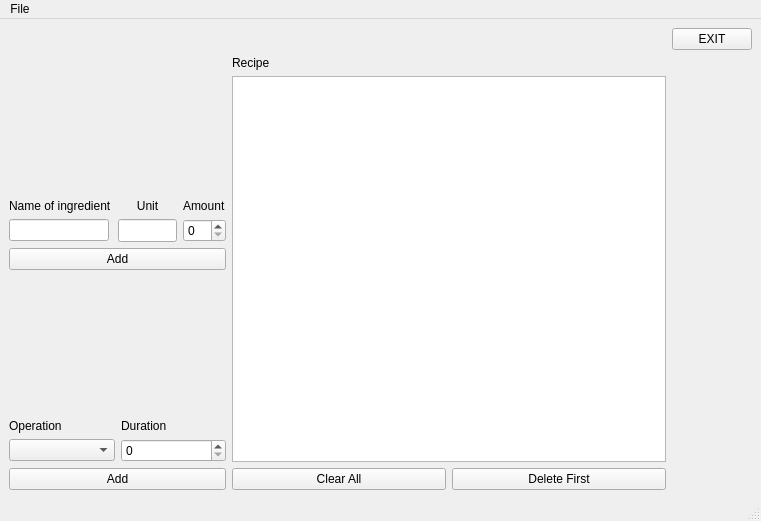
<?xml version="1.0" encoding="UTF-8"?>
<ui version="4.0">
 <class>MainWindow</class>
 <widget class="QMainWindow" name="MainWindow">
  <property name="geometry">
   <rect>
    <x>0</x>
    <y>0</y>
    <width>761</width>
    <height>521</height>
   </rect>
  </property>
  <property name="minimumSize">
   <size>
    <width>683</width>
    <height>424</height>
   </size>
  </property>
  <property name="windowTitle">
   <string>MainWindow</string>
  </property>
  <widget class="QWidget" name="centralwidget">
   <layout class="QGridLayout" name="gridLayout_4" columnstretch="1,2,0">
    <item row="0" column="2">
     <widget class="QPushButton" name="pushButton">
      <property name="styleSheet">
       <string notr="true"/>
      </property>
      <property name="text">
       <string>EXIT</string>
      </property>
     </widget>
    </item>
    <item row="1" column="0">
     <layout class="QGridLayout" name="gridLayout_3">
      <item row="0" column="0">
       <layout class="QVBoxLayout" name="verticalLayout">
        <item>
         <layout class="QGridLayout" name="gridLayout">
          <item row="1" column="0">
           <widget class="QLineEdit" name="NameIng">
            <property name="sizePolicy">
             <sizepolicy hsizetype="Preferred" vsizetype="Fixed">
              <horstretch>0</horstretch>
              <verstretch>0</verstretch>
             </sizepolicy>
            </property>
            <property name="maximumSize">
             <size>
              <width>100</width>
              <height>16777215</height>
             </size>
            </property>
           </widget>
          </item>
          <item row="1" column="2">
           <widget class="QSpinBox" name="Amount"/>
          </item>
          <item row="0" column="1">
           <widget class="QLabel" name="label_2">
            <property name="text">
             <string>Unit</string>
            </property>
            <property name="alignment">
             <set>Qt::AlignBottom|Qt::AlignHCenter</set>
            </property>
           </widget>
          </item>
          <item row="0" column="2">
           <widget class="QLabel" name="label_3">
            <property name="text">
             <string>Amount</string>
            </property>
            <property name="alignment">
             <set>Qt::AlignBottom|Qt::AlignLeading|Qt::AlignLeft</set>
            </property>
           </widget>
          </item>
          <item row="0" column="0">
           <widget class="QLabel" name="label">
            <property name="text">
             <string>Name of ingredient</string>
            </property>
            <property name="alignment">
             <set>Qt::AlignBottom|Qt::AlignLeading|Qt::AlignLeft</set>
            </property>
           </widget>
          </item>
          <item row="1" column="1">
           <widget class="QLineEdit" name="Unit">
            <property name="sizePolicy">
             <sizepolicy hsizetype="Preferred" vsizetype="Fixed">
              <horstretch>0</horstretch>
              <verstretch>0</verstretch>
             </sizepolicy>
            </property>
            <property name="maximumSize">
             <size>
              <width>100</width>
              <height>100</height>
             </size>
            </property>
           </widget>
          </item>
         </layout>
        </item>
        <item>
         <widget class="QPushButton" name="AddIngredient">
          <property name="palette">
           <palette>
            <active>
             <colorrole role="Button">
              <brush brushstyle="SolidPattern">
               <color alpha="255">
                <red>170</red>
                <green>170</green>
                <blue>255</blue>
               </color>
              </brush>
             </colorrole>
             <colorrole role="Midlight">
              <brush brushstyle="SolidPattern">
               <color alpha="255">
                <red>212</red>
                <green>212</green>
                <blue>255</blue>
               </color>
              </brush>
             </colorrole>
             <colorrole role="Dark">
              <brush brushstyle="SolidPattern">
               <color alpha="255">
                <red>85</red>
                <green>85</green>
                <blue>127</blue>
               </color>
              </brush>
             </colorrole>
             <colorrole role="Mid">
              <brush brushstyle="SolidPattern">
               <color alpha="255">
                <red>113</red>
                <green>113</green>
                <blue>170</blue>
               </color>
              </brush>
             </colorrole>
             <colorrole role="Window">
              <brush brushstyle="SolidPattern">
               <color alpha="255">
                <red>170</red>
                <green>170</green>
                <blue>255</blue>
               </color>
              </brush>
             </colorrole>
             <colorrole role="Shadow">
              <brush brushstyle="SolidPattern">
               <color alpha="255">
                <red>0</red>
                <green>0</green>
                <blue>0</blue>
               </color>
              </brush>
             </colorrole>
             <colorrole role="AlternateBase">
              <brush brushstyle="SolidPattern">
               <color alpha="255">
                <red>212</red>
                <green>212</green>
                <blue>255</blue>
               </color>
              </brush>
             </colorrole>
            </active>
            <inactive>
             <colorrole role="Button">
              <brush brushstyle="SolidPattern">
               <color alpha="255">
                <red>240</red>
                <green>240</green>
                <blue>240</blue>
               </color>
              </brush>
             </colorrole>
             <colorrole role="Midlight">
              <brush brushstyle="SolidPattern">
               <color alpha="255">
                <red>227</red>
                <green>227</green>
                <blue>227</blue>
               </color>
              </brush>
             </colorrole>
             <colorrole role="Dark">
              <brush brushstyle="SolidPattern">
               <color alpha="255">
                <red>160</red>
                <green>160</green>
                <blue>160</blue>
               </color>
              </brush>
             </colorrole>
             <colorrole role="Mid">
              <brush brushstyle="SolidPattern">
               <color alpha="255">
                <red>160</red>
                <green>160</green>
                <blue>160</blue>
               </color>
              </brush>
             </colorrole>
             <colorrole role="Window">
              <brush brushstyle="SolidPattern">
               <color alpha="255">
                <red>240</red>
                <green>240</green>
                <blue>240</blue>
               </color>
              </brush>
             </colorrole>
             <colorrole role="Shadow">
              <brush brushstyle="SolidPattern">
               <color alpha="255">
                <red>105</red>
                <green>105</green>
                <blue>105</blue>
               </color>
              </brush>
             </colorrole>
             <colorrole role="AlternateBase">
              <brush brushstyle="SolidPattern">
               <color alpha="255">
                <red>233</red>
                <green>231</green>
                <blue>227</blue>
               </color>
              </brush>
             </colorrole>
            </inactive>
            <disabled>
             <colorrole role="Button">
              <brush brushstyle="SolidPattern">
               <color alpha="255">
                <red>170</red>
                <green>170</green>
                <blue>255</blue>
               </color>
              </brush>
             </colorrole>
             <colorrole role="Midlight">
              <brush brushstyle="SolidPattern">
               <color alpha="255">
                <red>212</red>
                <green>212</green>
                <blue>255</blue>
               </color>
              </brush>
             </colorrole>
             <colorrole role="Dark">
              <brush brushstyle="SolidPattern">
               <color alpha="255">
                <red>85</red>
                <green>85</green>
                <blue>127</blue>
               </color>
              </brush>
             </colorrole>
             <colorrole role="Mid">
              <brush brushstyle="SolidPattern">
               <color alpha="255">
                <red>113</red>
                <green>113</green>
                <blue>170</blue>
               </color>
              </brush>
             </colorrole>
             <colorrole role="Window">
              <brush brushstyle="SolidPattern">
               <color alpha="255">
                <red>170</red>
                <green>170</green>
                <blue>255</blue>
               </color>
              </brush>
             </colorrole>
             <colorrole role="Shadow">
              <brush brushstyle="SolidPattern">
               <color alpha="255">
                <red>0</red>
                <green>0</green>
                <blue>0</blue>
               </color>
              </brush>
             </colorrole>
             <colorrole role="AlternateBase">
              <brush brushstyle="SolidPattern">
               <color alpha="255">
                <red>247</red>
                <green>247</green>
                <blue>247</blue>
               </color>
              </brush>
             </colorrole>
            </disabled>
           </palette>
          </property>
          <property name="styleSheet">
           <string notr="true"/>
          </property>
          <property name="text">
           <string>Add</string>
          </property>
          <property name="autoDefault">
           <bool>false</bool>
          </property>
          <property name="default">
           <bool>false</bool>
          </property>
          <property name="flat">
           <bool>false</bool>
          </property>
         </widget>
        </item>
       </layout>
      </item>
      <item row="1" column="0">
       <layout class="QVBoxLayout" name="verticalLayout_2">
        <item>
         <layout class="QGridLayout" name="gridLayout_2">
          <item row="0" column="0">
           <widget class="QLabel" name="label_4">
            <property name="text">
             <string>Operation</string>
            </property>
            <property name="alignment">
             <set>Qt::AlignBottom|Qt::AlignLeading|Qt::AlignLeft</set>
            </property>
           </widget>
          </item>
          <item row="0" column="1">
           <widget class="QLabel" name="label_6">
            <property name="text">
             <string>Duration</string>
            </property>
            <property name="alignment">
             <set>Qt::AlignBottom|Qt::AlignLeading|Qt::AlignLeft</set>
            </property>
           </widget>
          </item>
          <item row="1" column="1">
           <widget class="QSpinBox" name="Duration"/>
          </item>
          <item row="1" column="0">
           <widget class="QComboBox" name="Operation">
            <item>
             <property name="text">
              <string/>
             </property>
            </item>
            <item>
             <property name="text">
              <string>pack</string>
             </property>
            </item>
            <item>
             <property name="text">
              <string>fry</string>
             </property>
            </item>
            <item>
             <property name="text">
              <string>put</string>
             </property>
            </item>
            <item>
             <property name="text">
              <string>cut</string>
             </property>
            </item>
           </widget>
          </item>
         </layout>
        </item>
        <item>
         <widget class="QPushButton" name="AddOperation">
          <property name="palette">
           <palette>
            <active>
             <colorrole role="Button">
              <brush brushstyle="SolidPattern">
               <color alpha="255">
                <red>170</red>
                <green>170</green>
                <blue>255</blue>
               </color>
              </brush>
             </colorrole>
             <colorrole role="Midlight">
              <brush brushstyle="SolidPattern">
               <color alpha="255">
                <red>212</red>
                <green>212</green>
                <blue>255</blue>
               </color>
              </brush>
             </colorrole>
             <colorrole role="Dark">
              <brush brushstyle="SolidPattern">
               <color alpha="255">
                <red>85</red>
                <green>85</green>
                <blue>127</blue>
               </color>
              </brush>
             </colorrole>
             <colorrole role="Mid">
              <brush brushstyle="SolidPattern">
               <color alpha="255">
                <red>113</red>
                <green>113</green>
                <blue>170</blue>
               </color>
              </brush>
             </colorrole>
             <colorrole role="Window">
              <brush brushstyle="SolidPattern">
               <color alpha="255">
                <red>170</red>
                <green>170</green>
                <blue>255</blue>
               </color>
              </brush>
             </colorrole>
             <colorrole role="Shadow">
              <brush brushstyle="SolidPattern">
               <color alpha="255">
                <red>0</red>
                <green>0</green>
                <blue>0</blue>
               </color>
              </brush>
             </colorrole>
             <colorrole role="AlternateBase">
              <brush brushstyle="SolidPattern">
               <color alpha="255">
                <red>212</red>
                <green>212</green>
                <blue>255</blue>
               </color>
              </brush>
             </colorrole>
            </active>
            <inactive>
             <colorrole role="Button">
              <brush brushstyle="SolidPattern">
               <color alpha="255">
                <red>240</red>
                <green>240</green>
                <blue>240</blue>
               </color>
              </brush>
             </colorrole>
             <colorrole role="Midlight">
              <brush brushstyle="SolidPattern">
               <color alpha="255">
                <red>227</red>
                <green>227</green>
                <blue>227</blue>
               </color>
              </brush>
             </colorrole>
             <colorrole role="Dark">
              <brush brushstyle="SolidPattern">
               <color alpha="255">
                <red>160</red>
                <green>160</green>
                <blue>160</blue>
               </color>
              </brush>
             </colorrole>
             <colorrole role="Mid">
              <brush brushstyle="SolidPattern">
               <color alpha="255">
                <red>160</red>
                <green>160</green>
                <blue>160</blue>
               </color>
              </brush>
             </colorrole>
             <colorrole role="Window">
              <brush brushstyle="SolidPattern">
               <color alpha="255">
                <red>240</red>
                <green>240</green>
                <blue>240</blue>
               </color>
              </brush>
             </colorrole>
             <colorrole role="Shadow">
              <brush brushstyle="SolidPattern">
               <color alpha="255">
                <red>105</red>
                <green>105</green>
                <blue>105</blue>
               </color>
              </brush>
             </colorrole>
             <colorrole role="AlternateBase">
              <brush brushstyle="SolidPattern">
               <color alpha="255">
                <red>233</red>
                <green>231</green>
                <blue>227</blue>
               </color>
              </brush>
             </colorrole>
            </inactive>
            <disabled>
             <colorrole role="Button">
              <brush brushstyle="SolidPattern">
               <color alpha="255">
                <red>170</red>
                <green>170</green>
                <blue>255</blue>
               </color>
              </brush>
             </colorrole>
             <colorrole role="Midlight">
              <brush brushstyle="SolidPattern">
               <color alpha="255">
                <red>212</red>
                <green>212</green>
                <blue>255</blue>
               </color>
              </brush>
             </colorrole>
             <colorrole role="Dark">
              <brush brushstyle="SolidPattern">
               <color alpha="255">
                <red>85</red>
                <green>85</green>
                <blue>127</blue>
               </color>
              </brush>
             </colorrole>
             <colorrole role="Mid">
              <brush brushstyle="SolidPattern">
               <color alpha="255">
                <red>113</red>
                <green>113</green>
                <blue>170</blue>
               </color>
              </brush>
             </colorrole>
             <colorrole role="Window">
              <brush brushstyle="SolidPattern">
               <color alpha="255">
                <red>170</red>
                <green>170</green>
                <blue>255</blue>
               </color>
              </brush>
             </colorrole>
             <colorrole role="Shadow">
              <brush brushstyle="SolidPattern">
               <color alpha="255">
                <red>0</red>
                <green>0</green>
                <blue>0</blue>
               </color>
              </brush>
             </colorrole>
             <colorrole role="AlternateBase">
              <brush brushstyle="SolidPattern">
               <color alpha="255">
                <red>247</red>
                <green>247</green>
                <blue>247</blue>
               </color>
              </brush>
             </colorrole>
            </disabled>
           </palette>
          </property>
          <property name="text">
           <string>Add</string>
          </property>
         </widget>
        </item>
       </layout>
      </item>
     </layout>
    </item>
    <item row="1" column="1">
     <layout class="QVBoxLayout" name="verticalLayout_3">
      <item>
       <widget class="QLabel" name="label_5">
        <property name="text">
         <string>Recipe</string>
        </property>
       </widget>
      </item>
      <item>
       <widget class="QTextBrowser" name="TextBrowser"/>
      </item>
      <item>
       <layout class="QHBoxLayout" name="horizontalLayout">
        <item>
         <widget class="QPushButton" name="clearButton">
          <property name="palette">
           <palette>
            <active>
             <colorrole role="Button">
              <brush brushstyle="SolidPattern">
               <color alpha="255">
                <red>170</red>
                <green>170</green>
                <blue>255</blue>
               </color>
              </brush>
             </colorrole>
             <colorrole role="Midlight">
              <brush brushstyle="SolidPattern">
               <color alpha="255">
                <red>212</red>
                <green>212</green>
                <blue>255</blue>
               </color>
              </brush>
             </colorrole>
             <colorrole role="Dark">
              <brush brushstyle="SolidPattern">
               <color alpha="255">
                <red>85</red>
                <green>85</green>
                <blue>127</blue>
               </color>
              </brush>
             </colorrole>
             <colorrole role="Mid">
              <brush brushstyle="SolidPattern">
               <color alpha="255">
                <red>113</red>
                <green>113</green>
                <blue>170</blue>
               </color>
              </brush>
             </colorrole>
             <colorrole role="Window">
              <brush brushstyle="SolidPattern">
               <color alpha="255">
                <red>170</red>
                <green>170</green>
                <blue>255</blue>
               </color>
              </brush>
             </colorrole>
             <colorrole role="Shadow">
              <brush brushstyle="SolidPattern">
               <color alpha="255">
                <red>0</red>
                <green>0</green>
                <blue>0</blue>
               </color>
              </brush>
             </colorrole>
             <colorrole role="AlternateBase">
              <brush brushstyle="SolidPattern">
               <color alpha="255">
                <red>212</red>
                <green>212</green>
                <blue>255</blue>
               </color>
              </brush>
             </colorrole>
            </active>
            <inactive>
             <colorrole role="Button">
              <brush brushstyle="SolidPattern">
               <color alpha="255">
                <red>240</red>
                <green>240</green>
                <blue>240</blue>
               </color>
              </brush>
             </colorrole>
             <colorrole role="Midlight">
              <brush brushstyle="SolidPattern">
               <color alpha="255">
                <red>227</red>
                <green>227</green>
                <blue>227</blue>
               </color>
              </brush>
             </colorrole>
             <colorrole role="Dark">
              <brush brushstyle="SolidPattern">
               <color alpha="255">
                <red>160</red>
                <green>160</green>
                <blue>160</blue>
               </color>
              </brush>
             </colorrole>
             <colorrole role="Mid">
              <brush brushstyle="SolidPattern">
               <color alpha="255">
                <red>160</red>
                <green>160</green>
                <blue>160</blue>
               </color>
              </brush>
             </colorrole>
             <colorrole role="Window">
              <brush brushstyle="SolidPattern">
               <color alpha="255">
                <red>240</red>
                <green>240</green>
                <blue>240</blue>
               </color>
              </brush>
             </colorrole>
             <colorrole role="Shadow">
              <brush brushstyle="SolidPattern">
               <color alpha="255">
                <red>105</red>
                <green>105</green>
                <blue>105</blue>
               </color>
              </brush>
             </colorrole>
             <colorrole role="AlternateBase">
              <brush brushstyle="SolidPattern">
               <color alpha="255">
                <red>233</red>
                <green>231</green>
                <blue>227</blue>
               </color>
              </brush>
             </colorrole>
            </inactive>
            <disabled>
             <colorrole role="Button">
              <brush brushstyle="SolidPattern">
               <color alpha="255">
                <red>170</red>
                <green>170</green>
                <blue>255</blue>
               </color>
              </brush>
             </colorrole>
             <colorrole role="Midlight">
              <brush brushstyle="SolidPattern">
               <color alpha="255">
                <red>212</red>
                <green>212</green>
                <blue>255</blue>
               </color>
              </brush>
             </colorrole>
             <colorrole role="Dark">
              <brush brushstyle="SolidPattern">
               <color alpha="255">
                <red>85</red>
                <green>85</green>
                <blue>127</blue>
               </color>
              </brush>
             </colorrole>
             <colorrole role="Mid">
              <brush brushstyle="SolidPattern">
               <color alpha="255">
                <red>113</red>
                <green>113</green>
                <blue>170</blue>
               </color>
              </brush>
             </colorrole>
             <colorrole role="Window">
              <brush brushstyle="SolidPattern">
               <color alpha="255">
                <red>170</red>
                <green>170</green>
                <blue>255</blue>
               </color>
              </brush>
             </colorrole>
             <colorrole role="Shadow">
              <brush brushstyle="SolidPattern">
               <color alpha="255">
                <red>0</red>
                <green>0</green>
                <blue>0</blue>
               </color>
              </brush>
             </colorrole>
             <colorrole role="AlternateBase">
              <brush brushstyle="SolidPattern">
               <color alpha="255">
                <red>247</red>
                <green>247</green>
                <blue>247</blue>
               </color>
              </brush>
             </colorrole>
            </disabled>
           </palette>
          </property>
          <property name="text">
           <string>Clear All</string>
          </property>
         </widget>
        </item>
        <item>
         <widget class="QPushButton" name="delButton">
          <property name="palette">
           <palette>
            <active>
             <colorrole role="Button">
              <brush brushstyle="SolidPattern">
               <color alpha="255">
                <red>170</red>
                <green>170</green>
                <blue>255</blue>
               </color>
              </brush>
             </colorrole>
             <colorrole role="Midlight">
              <brush brushstyle="SolidPattern">
               <color alpha="255">
                <red>212</red>
                <green>212</green>
                <blue>255</blue>
               </color>
              </brush>
             </colorrole>
             <colorrole role="Dark">
              <brush brushstyle="SolidPattern">
               <color alpha="255">
                <red>85</red>
                <green>85</green>
                <blue>127</blue>
               </color>
              </brush>
             </colorrole>
             <colorrole role="Mid">
              <brush brushstyle="SolidPattern">
               <color alpha="255">
                <red>113</red>
                <green>113</green>
                <blue>170</blue>
               </color>
              </brush>
             </colorrole>
             <colorrole role="Window">
              <brush brushstyle="SolidPattern">
               <color alpha="255">
                <red>170</red>
                <green>170</green>
                <blue>255</blue>
               </color>
              </brush>
             </colorrole>
             <colorrole role="Shadow">
              <brush brushstyle="SolidPattern">
               <color alpha="255">
                <red>0</red>
                <green>0</green>
                <blue>0</blue>
               </color>
              </brush>
             </colorrole>
             <colorrole role="AlternateBase">
              <brush brushstyle="SolidPattern">
               <color alpha="255">
                <red>212</red>
                <green>212</green>
                <blue>255</blue>
               </color>
              </brush>
             </colorrole>
            </active>
            <inactive>
             <colorrole role="Button">
              <brush brushstyle="SolidPattern">
               <color alpha="255">
                <red>240</red>
                <green>240</green>
                <blue>240</blue>
               </color>
              </brush>
             </colorrole>
             <colorrole role="Midlight">
              <brush brushstyle="SolidPattern">
               <color alpha="255">
                <red>227</red>
                <green>227</green>
                <blue>227</blue>
               </color>
              </brush>
             </colorrole>
             <colorrole role="Dark">
              <brush brushstyle="SolidPattern">
               <color alpha="255">
                <red>160</red>
                <green>160</green>
                <blue>160</blue>
               </color>
              </brush>
             </colorrole>
             <colorrole role="Mid">
              <brush brushstyle="SolidPattern">
               <color alpha="255">
                <red>160</red>
                <green>160</green>
                <blue>160</blue>
               </color>
              </brush>
             </colorrole>
             <colorrole role="Window">
              <brush brushstyle="SolidPattern">
               <color alpha="255">
                <red>240</red>
                <green>240</green>
                <blue>240</blue>
               </color>
              </brush>
             </colorrole>
             <colorrole role="Shadow">
              <brush brushstyle="SolidPattern">
               <color alpha="255">
                <red>105</red>
                <green>105</green>
                <blue>105</blue>
               </color>
              </brush>
             </colorrole>
             <colorrole role="AlternateBase">
              <brush brushstyle="SolidPattern">
               <color alpha="255">
                <red>233</red>
                <green>231</green>
                <blue>227</blue>
               </color>
              </brush>
             </colorrole>
            </inactive>
            <disabled>
             <colorrole role="Button">
              <brush brushstyle="SolidPattern">
               <color alpha="255">
                <red>170</red>
                <green>170</green>
                <blue>255</blue>
               </color>
              </brush>
             </colorrole>
             <colorrole role="Midlight">
              <brush brushstyle="SolidPattern">
               <color alpha="255">
                <red>212</red>
                <green>212</green>
                <blue>255</blue>
               </color>
              </brush>
             </colorrole>
             <colorrole role="Dark">
              <brush brushstyle="SolidPattern">
               <color alpha="255">
                <red>85</red>
                <green>85</green>
                <blue>127</blue>
               </color>
              </brush>
             </colorrole>
             <colorrole role="Mid">
              <brush brushstyle="SolidPattern">
               <color alpha="255">
                <red>113</red>
                <green>113</green>
                <blue>170</blue>
               </color>
              </brush>
             </colorrole>
             <colorrole role="Window">
              <brush brushstyle="SolidPattern">
               <color alpha="255">
                <red>170</red>
                <green>170</green>
                <blue>255</blue>
               </color>
              </brush>
             </colorrole>
             <colorrole role="Shadow">
              <brush brushstyle="SolidPattern">
               <color alpha="255">
                <red>0</red>
                <green>0</green>
                <blue>0</blue>
               </color>
              </brush>
             </colorrole>
             <colorrole role="AlternateBase">
              <brush brushstyle="SolidPattern">
               <color alpha="255">
                <red>247</red>
                <green>247</green>
                <blue>247</blue>
               </color>
              </brush>
             </colorrole>
            </disabled>
           </palette>
          </property>
          <property name="text">
           <string>Delete First</string>
          </property>
         </widget>
        </item>
       </layout>
      </item>
     </layout>
    </item>
   </layout>
  </widget>
  <widget class="QStatusBar" name="statusbar"/>
  <widget class="QMenuBar" name="menubar">
   <property name="geometry">
    <rect>
     <x>0</x>
     <y>0</y>
     <width>761</width>
     <height>21</height>
    </rect>
   </property>
   <widget class="QMenu" name="menuFile">
    <property name="title">
     <string>File</string>
    </property>
    <addaction name="open"/>
    <addaction name="save"/>
   </widget>
   <addaction name="menuFile"/>
  </widget>
  <action name="open">
   <property name="icon">
    <iconset theme="document-new">
     <normaloff>:/new/img/free-icon-font-folder-download-7653209.png</normaloff>:/new/img/free-icon-font-folder-download-7653209.png</iconset>
   </property>
   <property name="text">
    <string>Открыть</string>
   </property>
   <property name="menuRole">
    <enum>QAction::NoRole</enum>
   </property>
  </action>
  <action name="save">
   <property name="icon">
    <iconset>
     <normaloff>:/new/img/free-icon-font-document-3914193.png</normaloff>:/new/img/free-icon-font-document-3914193.png</iconset>
   </property>
   <property name="text">
    <string>Сохранить</string>
   </property>
   <property name="shortcut">
    <string>Ctrl+S</string>
   </property>
  </action>
 </widget>
 <resources/>
 <connections>
  <connection>
   <sender>pushButton</sender>
   <signal>clicked()</signal>
   <receiver>MainWindow</receiver>
   <slot>close()</slot>
   <hints>
    <hint type="sourcelabel">
     <x>618</x>
     <y>30</y>
    </hint>
    <hint type="destinationlabel">
     <x>634</x>
     <y>48</y>
    </hint>
   </hints>
  </connection>
 </connections>
</ui>
